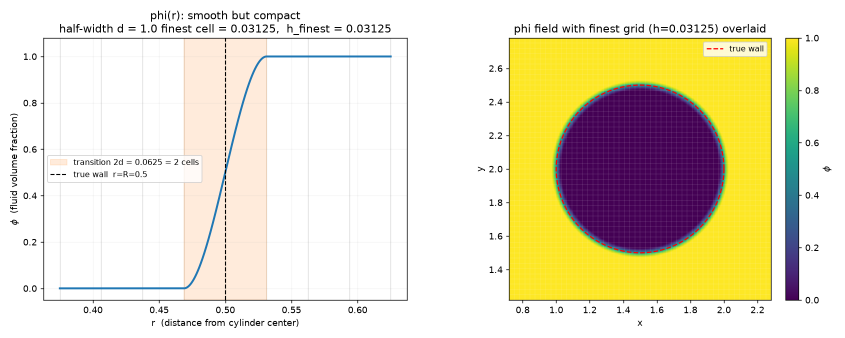
#> input picture scripts/brink_phi.png, 1690 x 676 px, given in place of image00_brink_phi.png.png, which was not available (shown at 1/2 size)
$ python wake_check.py brink_phi.png
#> lines starting #> are read from the running program, lines starting #| are printed output that depends on the picture; pictures that were not available may be replaced by others from this repository, and a replacement may not be noted
#!/usr/bin/env python3
"""Schlieren (|grad rho|) beside the AMR grid to see whether wake structure is
being missed by the refinement indicator."""
import numpy as np, matplotlib
matplotlib.use("Agg")
import matplotlib.pyplot as plt
import matplotlib.image as mpimg
import sys

n = sys.argv[1] if len(sys.argv) > 1 else "00013"
rho  = mpimg.imread(f"output/image00_{n}.png").astype(float)
grid = mpimg.imread(f"output/grid_{n}.png").astype(float)
if rho.ndim == 3:  rho  = rho[...,0]
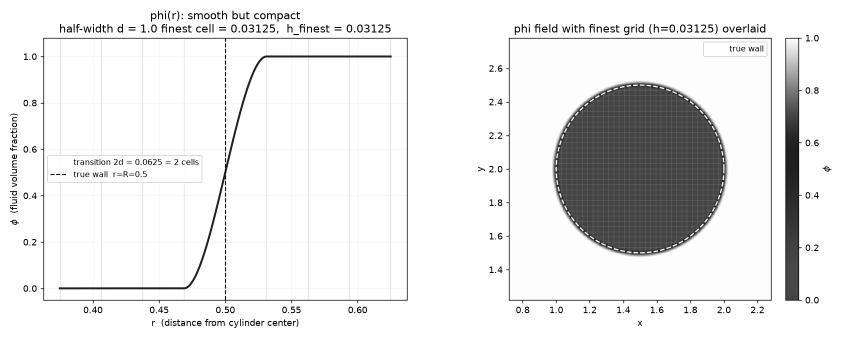
#> rho: shape (676, 1690) float64 (shown at 1/2 size); min 0, max 1, mean 0.909
if grid.ndim == 3: grid = grid[...,0]

# schlieren = |grad rho|, log-scaled to reveal weak wake gradients
gy, gx = np.gradient(rho)
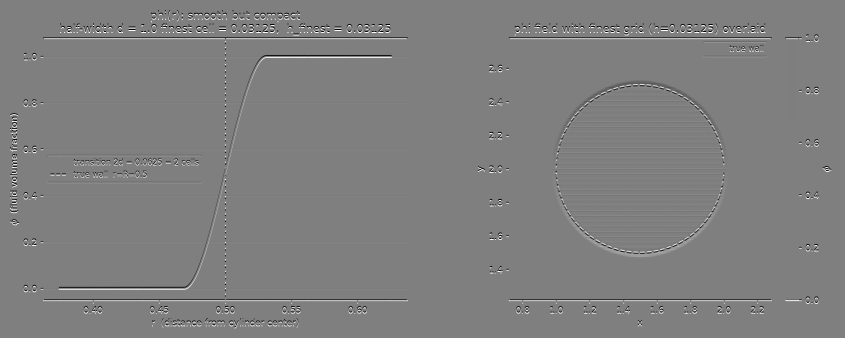
#> gy: shape (676, 1690) float64 (shown at 1/2 size); min -0.5, max 0.5, mean 0; drawn with min black and max white
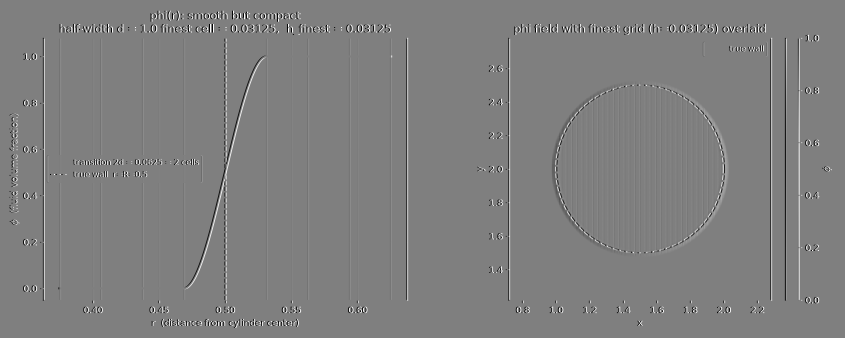
#> gx: shape (676, 1690) float64 (shown at 1/2 size); min -0.5, max 0.5, mean 0; drawn with min black and max white
sch = np.sqrt(gx*gx + gy*gy)
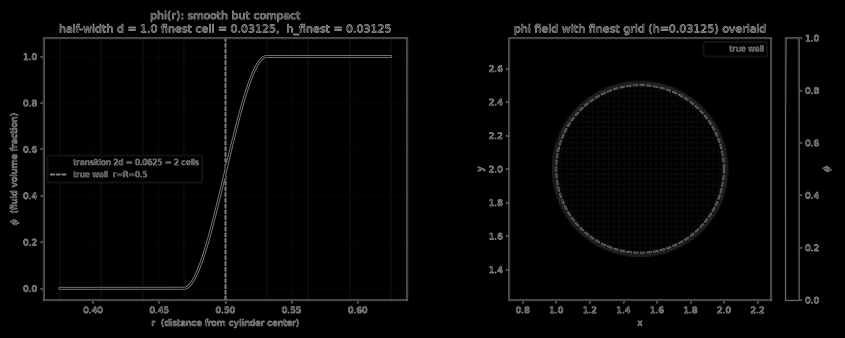
#> sch: shape (676, 1690) float64 (shown at 1/2 size); min 0, max 0.707, mean 0.0242
sch = np.log1p(sch / (sch.max()+1e-12) * 500)
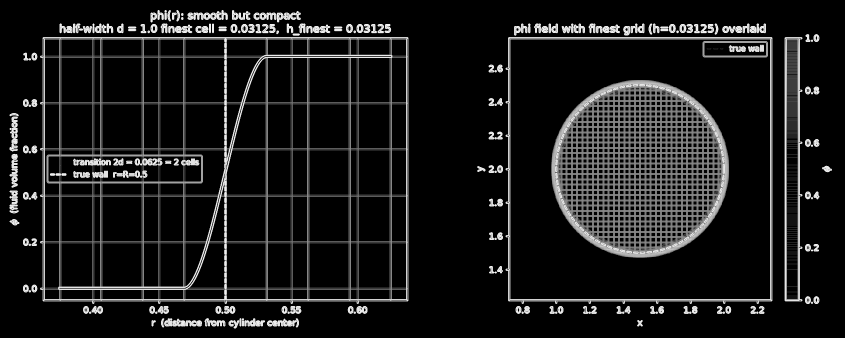
#> sch: shape (676, 1690) float64 (shown at 1/2 size); min 0, max 6.22, mean 0.626; drawn with min black and max white

fig, ax = plt.subplots(1, 3, figsize=(18, 4.2))
ax[0].imshow(rho, cmap="turbo", origin="upper");  ax[0].set_title(f"density  (frame {n})")
ax[1].imshow(sch, cmap="inferno", origin="upper"); ax[1].set_title("schlieren |grad rho| (log) -- what SHOULD refine")
ax[2].imshow(grid, cmap="gray", origin="upper");   ax[2].set_title("AMR grid -- what IS refined")
for a in ax: a.set_xticks([]); a.set_yticks([])
fig.tight_layout()
fig.savefig("scripts/wake_check.png", dpi=110)
print("wrote scripts/wake_check.png")
